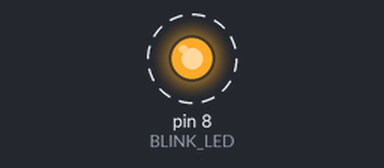
Bench run of a program on a simulated Raspberry Pi (wiringPi pin numbers). Shown: output pins drawn as LEDs (lit = HIGH). Dashed ring = blinking. Pin numbers are wiringPi numbers; what the program prints to the terminal is not drawn.

Above: at 0.2 s.
Timing chart, 0 to 3.0 s (numbered marks = the images above):
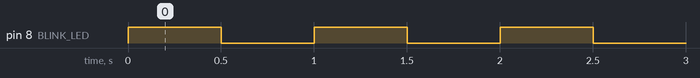

The program:

main_pi.py
```python
# Simple program to blink LED in python on Pi

# Imports
import wiringpi as wp

# Defines
BLINK_LED = 8
BLINK_DELAY = 500

# Runtime entrypoint
def main():
    # Initialize Wiring Pi
    print("Initializing Pi GP I/O")
    if wp.wiringPiSetup()!=0:
        print("Wiring Pi Setup Failed")

    # Initializing output
    print("Running LED blink")
    wp.pinMode(BLINK_LED, wp.OUTPUT)
    wp.digitalWrite(BLINK_LED, wp.LOW)

    # Main loop; continuously blink LED
    while True:
        # LED ON
        wp.digitalWrite(BLINK_LED, wp.HIGH)
        wp.delay(BLINK_DELAY)
        # LED OFF
        wp.digitalWrite(BLINK_LED, wp.LOW)
        wp.delay(BLINK_DELAY)

# Call main
main()
```

Measured:
- by itself, pin 8 (BLINK_LED): alternates HIGH for 0.50 s and LOW for 0.50 s
